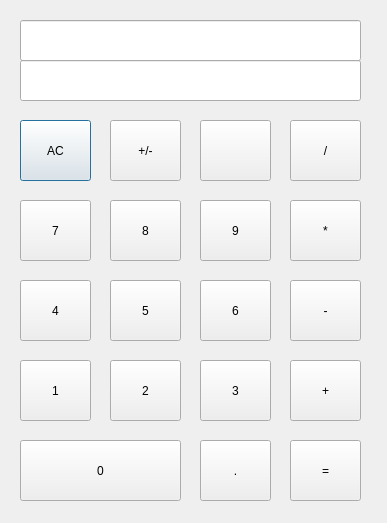
<?xml version="1.0" encoding="UTF-8"?>
<ui version="4.0">
 <class>calculate</class>
 <widget class="QDialog" name="calculate">
  <property name="geometry">
   <rect>
    <x>0</x>
    <y>0</y>
    <width>387</width>
    <height>523</height>
   </rect>
  </property>
  <property name="windowTitle">
   <string>Dialog</string>
  </property>
  <widget class="QPushButton" name="pushButton_AC">
   <property name="geometry">
    <rect>
     <x>20</x>
     <y>120</y>
     <width>71</width>
     <height>61</height>
    </rect>
   </property>
   <property name="text">
    <string>AC</string>
   </property>
  </widget>
  <widget class="QPushButton" name="pushButton_switch">
   <property name="geometry">
    <rect>
     <x>110</x>
     <y>120</y>
     <width>71</width>
     <height>61</height>
    </rect>
   </property>
   <property name="text">
    <string>+/-</string>
   </property>
  </widget>
  <widget class="QPushButton" name="pushButton_blank">
   <property name="geometry">
    <rect>
     <x>200</x>
     <y>120</y>
     <width>71</width>
     <height>61</height>
    </rect>
   </property>
   <property name="text">
    <string/>
   </property>
  </widget>
  <widget class="QPushButton" name="pushButton_num7">
   <property name="geometry">
    <rect>
     <x>20</x>
     <y>200</y>
     <width>71</width>
     <height>61</height>
    </rect>
   </property>
   <property name="text">
    <string>7</string>
   </property>
  </widget>
  <widget class="QPushButton" name="pushButton_num9">
   <property name="geometry">
    <rect>
     <x>200</x>
     <y>200</y>
     <width>71</width>
     <height>61</height>
    </rect>
   </property>
   <property name="text">
    <string>9</string>
   </property>
  </widget>
  <widget class="QPushButton" name="pushButton_num8">
   <property name="geometry">
    <rect>
     <x>110</x>
     <y>200</y>
     <width>71</width>
     <height>61</height>
    </rect>
   </property>
   <property name="text">
    <string>8</string>
   </property>
  </widget>
  <widget class="QPushButton" name="pushButton_num4">
   <property name="geometry">
    <rect>
     <x>20</x>
     <y>280</y>
     <width>71</width>
     <height>61</height>
    </rect>
   </property>
   <property name="text">
    <string>4</string>
   </property>
  </widget>
  <widget class="QPushButton" name="pushButton_num6">
   <property name="geometry">
    <rect>
     <x>200</x>
     <y>280</y>
     <width>71</width>
     <height>61</height>
    </rect>
   </property>
   <property name="text">
    <string>6</string>
   </property>
  </widget>
  <widget class="QPushButton" name="pushButton_num5">
   <property name="geometry">
    <rect>
     <x>110</x>
     <y>280</y>
     <width>71</width>
     <height>61</height>
    </rect>
   </property>
   <property name="text">
    <string>5</string>
   </property>
  </widget>
  <widget class="QPushButton" name="pushButton_num1">
   <property name="geometry">
    <rect>
     <x>20</x>
     <y>360</y>
     <width>71</width>
     <height>61</height>
    </rect>
   </property>
   <property name="text">
    <string>1</string>
   </property>
  </widget>
  <widget class="QPushButton" name="pushButton_num3">
   <property name="geometry">
    <rect>
     <x>200</x>
     <y>360</y>
     <width>71</width>
     <height>61</height>
    </rect>
   </property>
   <property name="text">
    <string>3</string>
   </property>
  </widget>
  <widget class="QPushButton" name="pushButton_num2">
   <property name="geometry">
    <rect>
     <x>110</x>
     <y>360</y>
     <width>71</width>
     <height>61</height>
    </rect>
   </property>
   <property name="text">
    <string>2</string>
   </property>
  </widget>
  <widget class="QPushButton" name="pushButton_num0">
   <property name="geometry">
    <rect>
     <x>20</x>
     <y>440</y>
     <width>161</width>
     <height>61</height>
    </rect>
   </property>
   <property name="text">
    <string>0</string>
   </property>
  </widget>
  <widget class="QPushButton" name="pushButton_point">
   <property name="geometry">
    <rect>
     <x>200</x>
     <y>440</y>
     <width>71</width>
     <height>61</height>
    </rect>
   </property>
   <property name="text">
    <string>.</string>
   </property>
  </widget>
  <widget class="QPushButton" name="pushButton_plus">
   <property name="geometry">
    <rect>
     <x>290</x>
     <y>360</y>
     <width>71</width>
     <height>61</height>
    </rect>
   </property>
   <property name="text">
    <string>+</string>
   </property>
  </widget>
  <widget class="QPushButton" name="pushButton_minus">
   <property name="geometry">
    <rect>
     <x>290</x>
     <y>280</y>
     <width>71</width>
     <height>61</height>
    </rect>
   </property>
   <property name="text">
    <string>-</string>
   </property>
  </widget>
  <widget class="QPushButton" name="pushButton_equal">
   <property name="geometry">
    <rect>
     <x>290</x>
     <y>440</y>
     <width>71</width>
     <height>61</height>
    </rect>
   </property>
   <property name="text">
    <string>=</string>
   </property>
  </widget>
  <widget class="QPushButton" name="pushButton_time">
   <property name="geometry">
    <rect>
     <x>290</x>
     <y>200</y>
     <width>71</width>
     <height>61</height>
    </rect>
   </property>
   <property name="text">
    <string>*</string>
   </property>
  </widget>
  <widget class="QPushButton" name="pushButton_devide">
   <property name="geometry">
    <rect>
     <x>290</x>
     <y>120</y>
     <width>71</width>
     <height>61</height>
    </rect>
   </property>
   <property name="text">
    <string>/</string>
   </property>
  </widget>
  <widget class="QLineEdit" name="lineEdit_up">
   <property name="geometry">
    <rect>
     <x>20</x>
     <y>20</y>
     <width>341</width>
     <height>41</height>
    </rect>
   </property>
  </widget>
  <widget class="QLineEdit" name="lineEdit_down">
   <property name="geometry">
    <rect>
     <x>20</x>
     <y>60</y>
     <width>341</width>
     <height>41</height>
    </rect>
   </property>
  </widget>
 </widget>
 <resources/>
 <connections/>
</ui>
